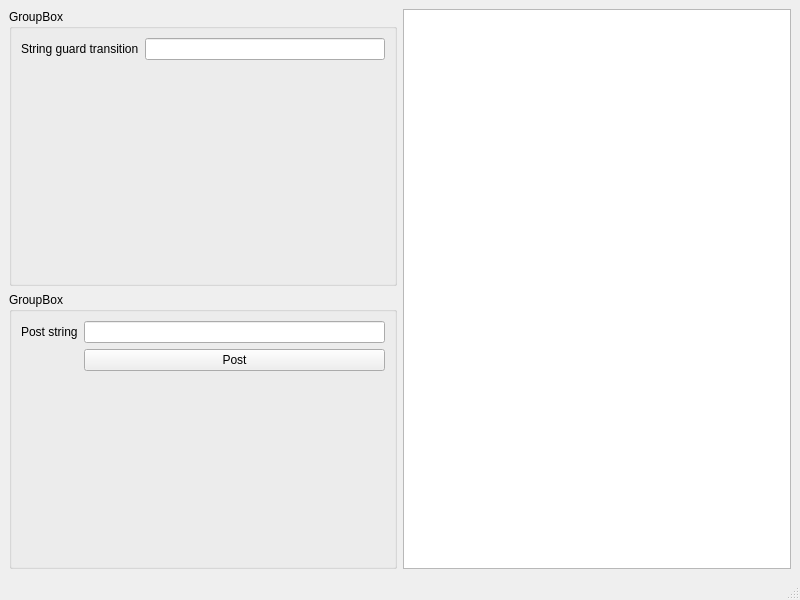
<?xml version="1.0" encoding="UTF-8"?>
<ui version="4.0">
 <class>MainWindow</class>
 <widget class="QMainWindow" name="MainWindow">
  <property name="geometry">
   <rect>
    <x>0</x>
    <y>0</y>
    <width>800</width>
    <height>600</height>
   </rect>
  </property>
  <property name="windowTitle">
   <string>MainWindow</string>
  </property>
  <widget class="QWidget" name="centralwidget">
   <layout class="QGridLayout" name="gridLayout" rowstretch="1,1">
    <item row="0" column="0">
     <widget class="QGroupBox" name="groupBox">
      <property name="title">
       <string>GroupBox</string>
      </property>
      <layout class="QFormLayout" name="formLayout">
       <item row="0" column="0">
        <widget class="QLabel" name="label">
         <property name="text">
          <string>String guard transition</string>
         </property>
        </widget>
       </item>
       <item row="0" column="1">
        <widget class="QLineEdit" name="lineEdit"/>
       </item>
      </layout>
     </widget>
    </item>
    <item row="1" column="0">
     <widget class="QGroupBox" name="groupBox_2">
      <property name="title">
       <string>GroupBox</string>
      </property>
      <layout class="QFormLayout" name="formLayout_2">
       <item row="0" column="0">
        <widget class="QLabel" name="label_2">
         <property name="text">
          <string>Post string</string>
         </property>
        </widget>
       </item>
       <item row="0" column="1">
        <widget class="QLineEdit" name="lineEdit_2"/>
       </item>
       <item row="1" column="1">
        <widget class="QPushButton" name="pushButton">
         <property name="text">
          <string>Post</string>
         </property>
        </widget>
       </item>
      </layout>
     </widget>
    </item>
    <item row="0" column="1" rowspan="2">
     <widget class="QListWidget" name="listWidget"/>
    </item>
   </layout>
  </widget>
  <widget class="QMenuBar" name="menubar">
   <property name="geometry">
    <rect>
     <x>0</x>
     <y>0</y>
     <width>800</width>
     <height>30</height>
    </rect>
   </property>
  </widget>
  <widget class="QStatusBar" name="statusbar"/>
 </widget>
 <resources/>
 <connections/>
</ui>
